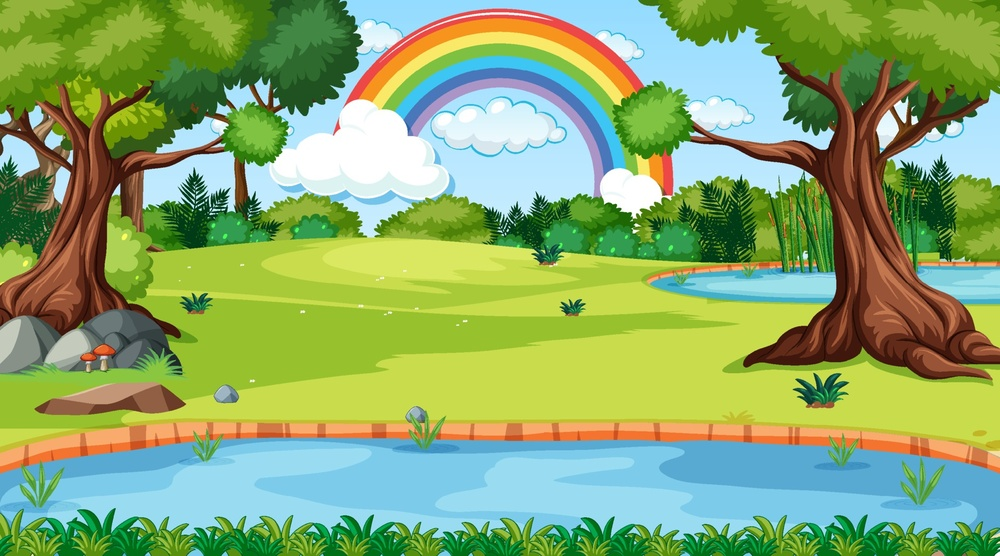
#> input picture OpenCV/image.jpg, 1000 x 556 px, shrunk from 1920 x 1067 before the run, given in place of the camera
$ python harris_corner_detection.py
#> lines starting #> are read from the running program, lines starting #| are printed output that depends on the picture
### OpenCV/managers.py
import cv2
import time
import numpy as np

class CaptureManager(object):

    def __init__(self,
                 capture,
                 apply_filter,
                 previewWindowManager=None,
                 shouldMirrorPreview=False,

                 ):
        self.apply_filter = apply_filter
        self.previewWindowManager = previewWindowManager
        self.shouldMirrorPreview = shouldMirrorPreview

        self._capture = capture
        self._channel = 0
        self._enteredFrame = False
        self._frame = None
        self._imageFileName = None
        self._videoFileName = None
        self._videoEncoding = None
        self._videoWriter = None

        self._startTime = None
        self._framesElapsed = int(0)
        self._fpsEstimate = None

    @property
    def channel(self):
        return self._channel

    # [5 lines left out: function channel, not called in this run]

    @property
    def frame(self):
        if self._enteredFrame and self._frame is None:
            _, self._frame = self._capture.retrieve(self._frame, self.channel)
        return self._frame

    @property
    def isWritingImage(self):
        return self._imageFileName is not None

    @property
    def isWritingVideo(self):
        return self._videoFileName is not None

    def enterFrame(self):
        '''Capture Next Frame If Any'''
        if self._capture is not None:
            self._enteredFrame = self._capture.grab()

    def exitFrame(self):
        '''
            - Draw to the window.
            - Write to files
            - Release the Frame
        '''
        # Check whether any grabbed frame is retrievable
        # Getter may retrieve and cache the frame

        if self.frame is None:
            self._enteredFrame = False
            return
        # Update FPS estimate and related variables
        if self._framesElapsed == 0:
            self._startTime = time.time()
        else:
            timeElapsed = time.time() - self._startTime
            self._fpsEstimate = self._framesElapsed/timeElapsed
        self._framesElapsed += 1

        # Draw To the window if any
        if self.previewWindowManager is not None:
            if self.shouldMirrorPreview:
                mirrored_frame = np.fliplr(self._frame).copy()
                self.previewWindowManager.show(mirrored_frame)
            else:
                self.previewWindowManager.show(self._frame)
        # Write to the image file if any
        if self.isWritingImage:
            frame = self.apply_filter(self._frame)
            cv2.imwrite(self._imageFileName, frame)
            self._imageFileName = None
        # Write to video file if any
        self._writeVideoFrame()

        # Every operation on frame is done
        # Let's release the frame
        self._frame = None
        self._enteredFrame = False

    '''
        Below defined public methods
        writeImage, startWritingVideo, stopWritingVideo
        simply record parameters for file writing options
        Actual writing operations are postponed to the next call
        of exitFrame()
        Writing Handled by non-public method => _writeVideoFrame()
    '''

    def writeImage(self, filename):
        '''Write an next excited frame to an image file'''
        self._imageFileName = filename

    # [13 lines left out: functions startWritingVideo, stopWritingVideo, not called in this run]

    # Below are non-public Methods

    def _writeVideoFrame(self):
        '''  _writeVideoFrame Method creates|appends to a video file'''
        if not self.isWritingVideo:
            return
        if self._videoWriter is None:
            fps = self._capture.get(cv2.CAP_PROP_FPS)
            if fps == 0.0:
                # Capture's FPS is Unknown so use estimator
                if self._framesElapsed < 20:
                    # Wait until more frames to elapse so that
                    # estimate is stable
                    return
                else:
                    fps = self._fpsEstimate
            # size => tuple contains (int:WIDTH,int:HEIGHT) of frame

            size = (
                int(self._capture.get(cv2.CAP_PROP_FRAME_WIDTH)),
                int(self._capture.get(cv2.CAP_PROP_FRAME_HEIGHT))
            )
            # Initialize VideoWriter Object
            self._videoWriter = cv2.VideoWriter(self._videoFileName,
                                                self._videoEncoding,
                                                fps, size)
        # Ask the object to write the frame
        # frame = self.apply_filter(self._frame)
        frame = self._frame
        self._videoWriter.write(frame)


class WindowManger():
    def __init__(self,
                 windowName,
                 apply_filter,
                 keypressCallback=None,
                 ):
        self._keypressCallback = keypressCallback
        self._windowName = windowName
        self._isWindowCreated = False
        self.apply_filter = apply_filter

    ''' Properties '''
    @property
    def isWindowCreated(self):
        return self._isWindowCreated

    def createWindow(self):
        cv2.namedWindow(self._windowName)
        self._isWindowCreated = True

    def show(self, frame):
        frame = self.apply_filter(frame,self)

        cv2.imshow(self._windowName, frame)

    def destroyWindow(self):
        cv2.destroyWindow(self._windowName)
        self._isWindowCreated = False
    def processEvents(self):
        keycode = cv2.waitKey(1)
        if self._keypressCallback is not None and keycode != -1:
            # waitkey() returns 32bit value but ASCII is only 8bit
            # Thus remove the redundant value & keep only 8-LSB bits
            # Discard any non ASCII infon by GTK by &= 0...0 1111(F) 1111(F)
            keycode &= 0xFF
            # Now process this updated keypress code
            self._keypressCallback(keycode)

    ''' Enough for Simple '''
    ''' Can be further expanded by adding mouseCallback property'''
    ''' Further use of Pygame's Window handling frameworks can work too'''
    ''' Eg for closing window when close button clickd'''


### OpenCV/cameo.py
import cv2
from managers import WindowManger, CaptureManager
import filters


def show_slider(x): print(x)
class Cameo(object):
    def __init__(self,filter,title) -> None:
        self.title = title
        self._windowManager = WindowManger(title,apply_filter=filter, keypressCallback=self.onKeypress)
        self._captureManager = CaptureManager(
            cv2.VideoCapture(0),filter, self._windowManager, True)

    def window_changes(self,title):
        pass
    def loop_Events(self,title):
        pass

    def run(self):
        ''' Run the Main Loop'''
        self._windowManager.createWindow()
        self.window_changes(self.title)
        while self._windowManager.isWindowCreated:
            self._captureManager.enterFrame()
            frame = self._captureManager.frame
            # TODO: Filter the frame (Chapter 3).
            self.loop_Events(self.title)
            self._captureManager.exitFrame()
            self._windowManager.processEvents()
#> this loop made 1 pass; (key Esc is pressed on pass 1)
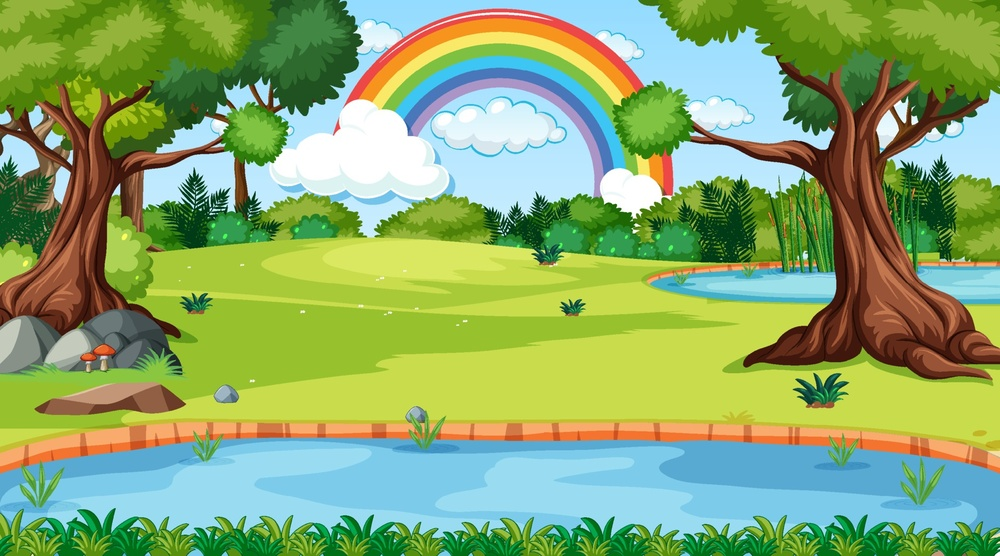
#> input picture OpenCV/image.jpg, 1000 x 556 px, shrunk from 1920 x 1067 before the run, given in place of the camera
#> pass 1, in exitFrame, `mirrored_frame = np.fliplr(self._frame).copy()`:
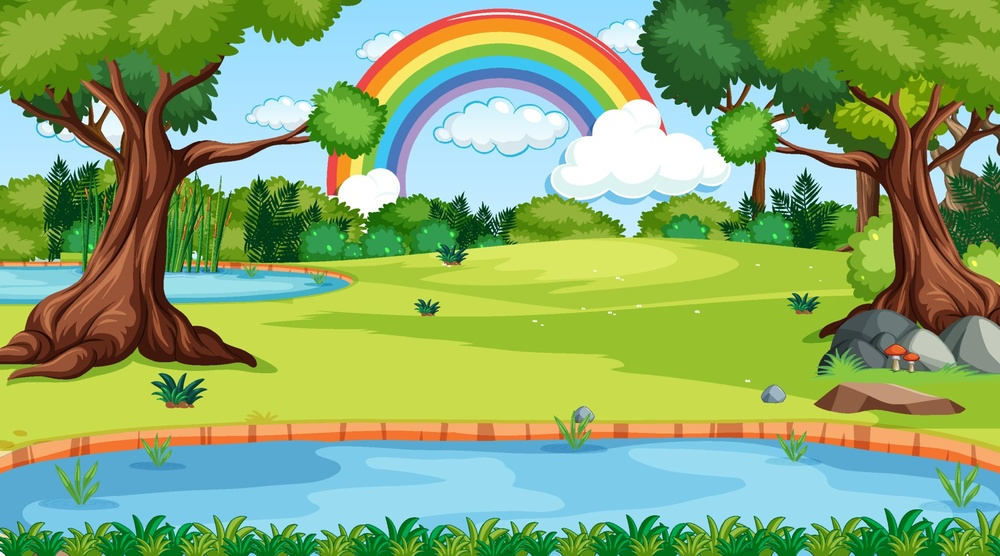
#> mirrored_frame: shape (556, 1000, 3); mean B, G, R 108.6, 168.6, 137.1
#> pass 1, in harris_corner_detector, `gray = cv2.cvtColor(frame, cv2.COLOR_BGR2GRAY)`:
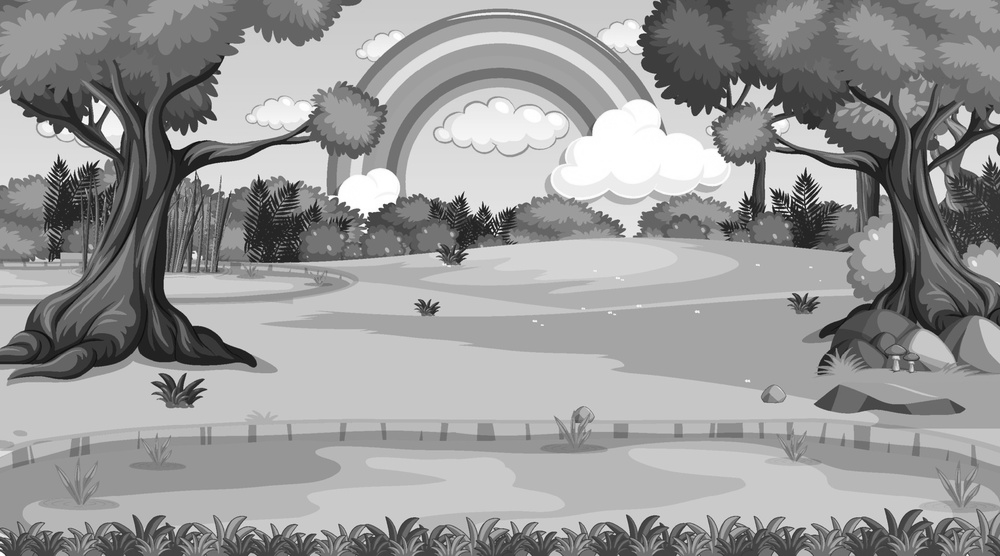
#> gray: shape (556, 1000); min 6, max 255, mean 152.4
#> pass 1, in harris_corner_detector, `dst = cv2.cornerHarris(gray, blocksize, Aperture_size, k/100)`:
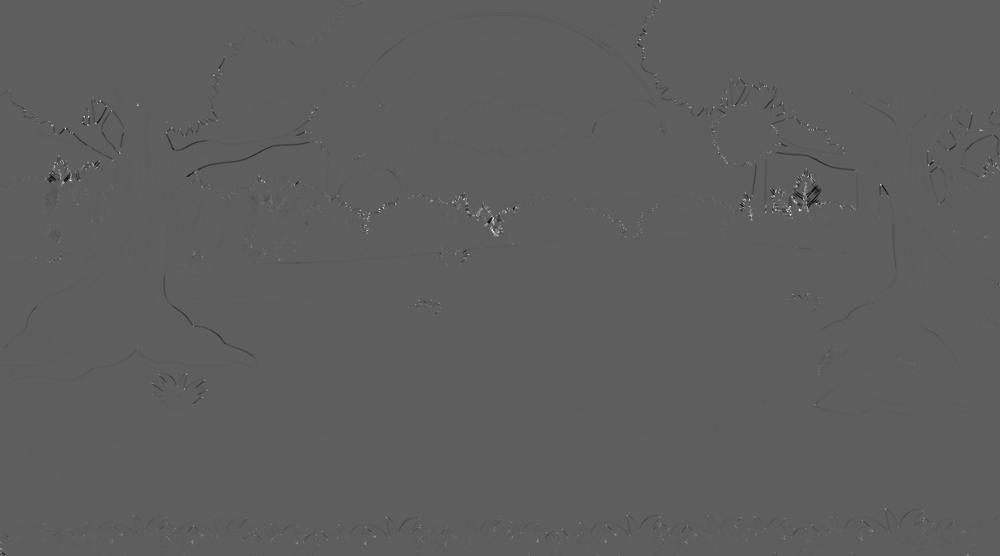
#> dst: shape (556, 1000) float32; min -131253504, max 224768736, mean -126566.8; drawn with min black and max white

    def Keypress_Events(self,keycode):
        print(keycode)


    def onKeypress(self, keycode):
        if keycode == 32:  # space
            self._captureManager.writeImage('screenshot.png')
        elif keycode == 9 or keycode == 118:  # tab and 'v'
            if not self._captureManager.isWritingVideo:
                self._captureManager.startWritingVideo(
            'ss.mp4')
            else:
                self._captureManager.stopWritingVideo()
        elif keycode == 27 or keycode == 113:  # escape or Q pressed
            self._windowManager.destroyWindow()
        else:
            self.Keypress_Events(keycode)


# [2 lines that do not run on import are left out]


### OpenCV/utils.py
import cv2, numpy, scipy.interpolate,numpy as np
# more general-purpose math functions will go in utils.py


def isGray(image):
    """Return True if the image has one channel per pixel."""
    return image.ndim < 3

def add_strip(frame,strip_size=50,orientation = "top",c="white"):
    if orientation=="top":
        strip = np.ones(
            ((strip_size), frame.shape[1], frame.shape[2]), np.uint8)*255 if c == "white" else np.zeros(
            ((strip_size), frame.shape[1], frame.shape[2]), np.uint8)
        combined  = np.vstack((strip, frame))
    elif orientation=="bottom":
        strip = np.ones(
            ((strip_size), frame.shape[1], frame.shape[2]), np.uint8)*255 if c == "white" else np.zeros(
            ((strip_size), frame.shape[1], frame.shape[2]), np.uint8)
        combined  = np.vstack((frame,strip))
    elif orientation=="right":
        strip = np.ones((frame.shape[0], (strip_size), frame.shape[2]), np.uint8)*255 if c == "white" else np.zeros(
            (frame.shape[0], (strip_size), frame.shape[2]), np.uint8)
        combined  = np.hstack((strip, frame))
    elif orientation=="left":
        strip = strip = np.ones((frame.shape[0], (strip_size), frame.shape[2]), np.uint8)*255 if c == "white" else np.zeros(
            (frame.shape[0], (strip_size), frame.shape[2]), np.uint8)
        combined  = np.hstack((frame,strip))
    else:
        strip = np.ones(
            ((strip_size), frame.shape[1], frame.shape[2]), np.uint8)*255 if c == "white" else np.zeros(
            ((strip_size), frame.shape[1], frame.shape[2]), np.uint8)
        combined  = np.vstack((strip, frame))

    return combined

### OpenCV/harris_corner_detection.py
from cameo import Cameo as Cameo_Base
import cv2
import numpy as np
from utils import add_strip


def slider_callback(s): pass


class Cameo(Cameo_Base):
    def __init__(self, filter, title) -> None:
        super().__init__(filter, title)
        self.apply_filter = filter

    def Keypress_Events(self, keycode):
        print("Key_pressed", keycode)

    def loop_Events(self, title):
        self._windowManager.apply_filter = self.apply_filter

    def window_changes(self, title):
        cv2.createTrackbar("blocksize", title, 2, 100, slider_callback)
        cv2.createTrackbar("k", title, 5, 100, slider_callback)
        cv2.createTrackbar("Aperture Size", title, 0, 15, slider_callback)


def harris_corner_detector(frame, self):
    try:

        blocksize, k, Aperture_size = cv2.getTrackbarPos(
            'blocksize', title), cv2.getTrackbarPos('k', title), cv2.getTrackbarPos('Aperture Size', title)*2+1
    except:
        a = 0

    gray = cv2.cvtColor(frame, cv2.COLOR_BGR2GRAY)
    gray = np.float32(gray)
    dst = cv2.cornerHarris(gray, blocksize, Aperture_size, k/100)
    frame_detected = frame.copy()
    dst = cv2.dilate(dst, None)
    frame_detected[dst > 0.01*dst.max()] = [0, 0, 255]

    combined = np.hstack((frame, frame_detected))
    # add strip to the combined
    combined = add_strip(combined)
    combined = cv2.putText(combined, "Corners Detected", (500, 30), cv2.FONT_HERSHEY_COMPLEX,
                           1, (0, 0, 255), 2, cv2.LINE_AA)

    return combined


if __name__ == "__main__":
    title = "Harris Corner Detection"
    Cameo(filter=harris_corner_detector, title=title).run()
